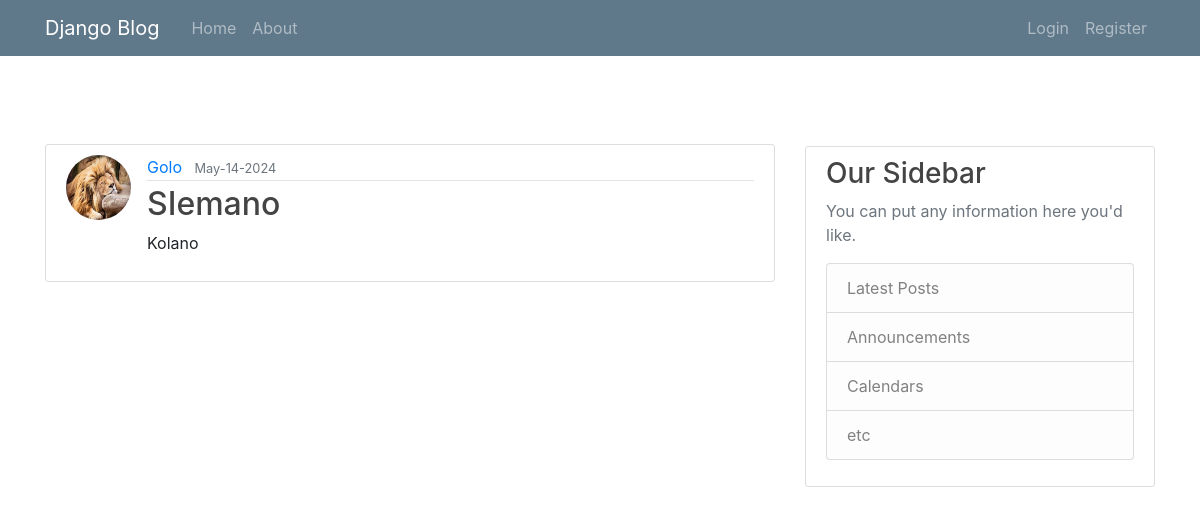
Page /post/34 on the committed database.
### blog/models.py (models this page shows, shortened)
class Post(models.Model):
    title = models.CharField(max_length=100, null=False)
    content = models.TextField(max_length=500)
    posted_date = models.DateTimeField(default=timezone.now)
    author = models.ForeignKey(User, on_delete=models.CASCADE)

### users/models.py (models this page shows, shortened)
class Profile(models.Model):
    user = models.OneToOneField(User, on_delete=models.CASCADE)
    image = models.ImageField(default='default_user.jpg', upload_to='profile_images')

### blog/views.py (the view)
# urls.py: path('post/<int:pk>', PostDetailView.as_view(), name="post-detail"),
class PostDetailView(DetailView):
    model = Post

### blog/templates/blog/post_detail.html (shortened to what this page needs)
{% extends "blog/base.html" %}
{% block content %}
<article class="media content-section mt-5">
    <img class="rounded-circle article-img" src="{{ object.author.profile.image.url }}">
    <div class="media-body">
        <div class="article-metadata">
            <a class="mr-2" href="{% url 'user-posts' object.author.username %}">{{ object.author }}</a>
            <small class="text-muted">{{ post.posted_date|date:"F-d-Y" }}</small>
        </div>
        <h2 class="article-title">{{ object.title }}</h2>
        <p class="article-content">{{ object.content }}</p>
    </div>
</article>
{% endblock content %}:wq

### blog/static/blog/main.css (style rules this page uses)
body { background: #fafafa; color: #333333; margin-top: 5rem; }
h1, h2, h3, h4, h5, h6 { color: #444444; }
.content-section { background: #ffffff; padding: 10px 20px; border: 1px solid #dddddd; border-radius: 3px; margin-bottom: 30px; margin-top:50px; }
.article-title { color: #444444; }
.article-content { white-space: pre-line; }
.article-img { height: 65px; width: 65px; margin-right: 16px; }
.article-metadata { padding-bottom: 1px; margin-bottom: 4px; border-bottom: 1px solid #e3e3e3 }

### rows in the picture
Post: author.profile.image (picture), author "Golo", posted_date "May-14-2024", title "SIemano", content "Kolano"
